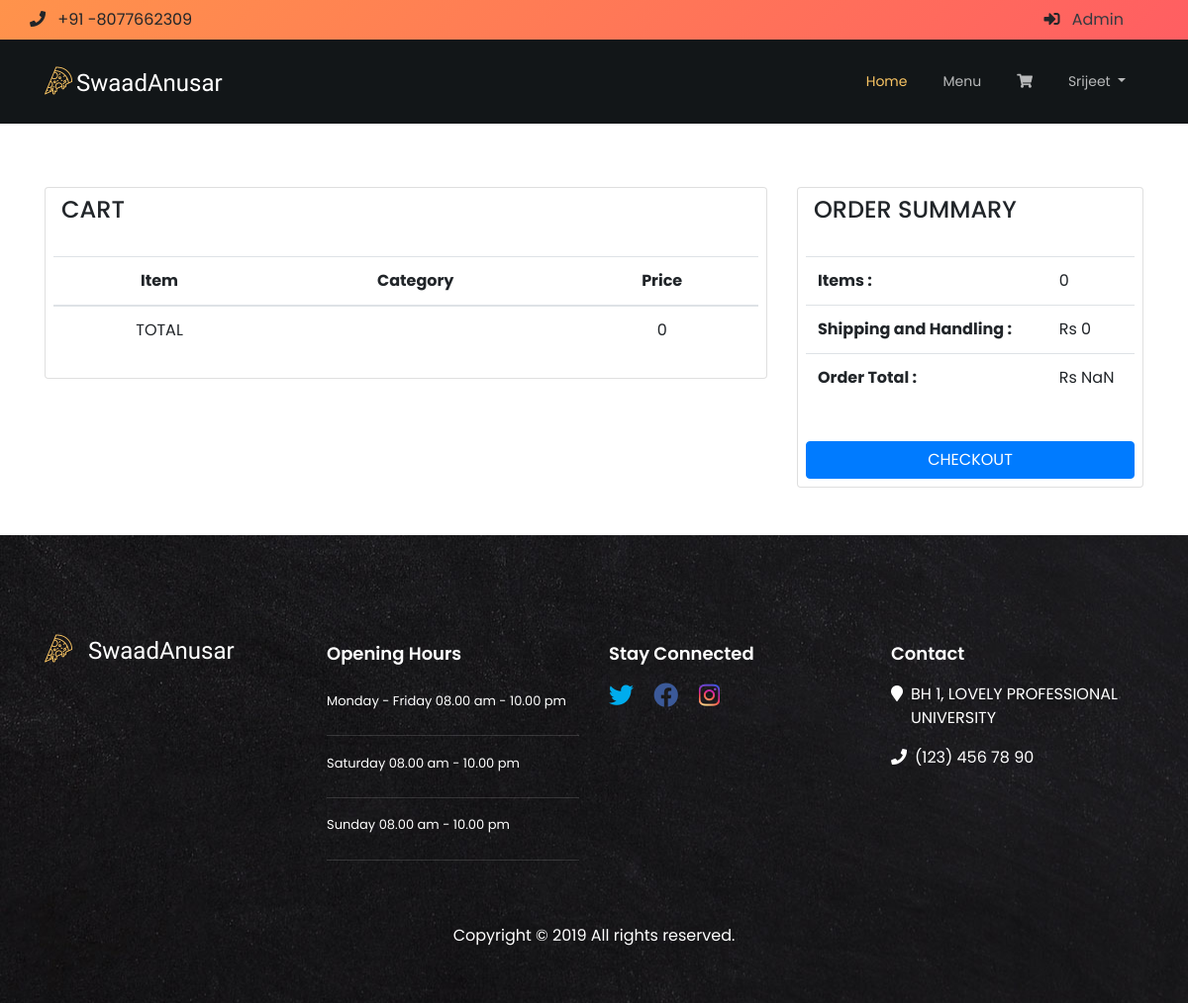
The app's page /Client/checkout.php (signed in), older data.
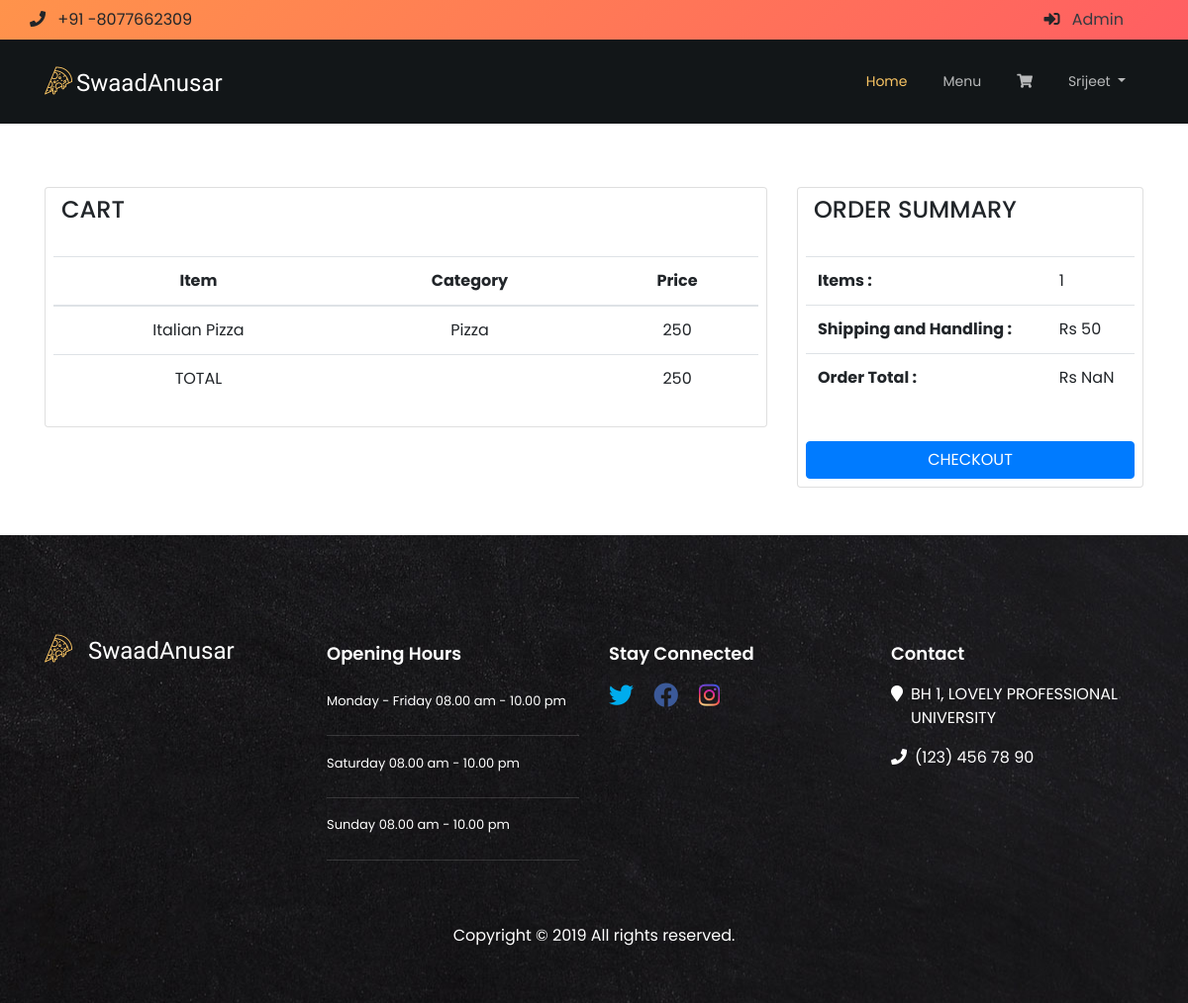
The same page, newer data.
### tables this page shows
CREATE TABLE `orders` (
  `order_id` int(11) NOT NULL,
  `customer_name` varchar(20) NOT NULL,
  `item_name` varchar(200) NOT NULL,
  `item_category` varchar(20) NOT NULL,
  `item_price` int(11) NOT NULL
);

### Client/checkout.php (the view, shortened to what this page needs)
<?php
include('includes/header.php');
include('includes/navbar.php');
?>
<div class="container my-5">
    <div class="row">
        <div class="col-md-8 mt-3">
        <div class="item-order-detals card p-2">
            <h4 class="pl-2">CART</h4>
            <table class="table mt-4 text-center table-hover">
            <thead>
                <tr>
                <th scope="col">Item</th>
                <th scope="col">Category</th>
                <th scope="col">Price</th>
                </tr>
            </thead>
            <tbody>
                <?php
                    $customer_name=$_SESSION['name'];
                    $sql = "SELECT * from orders where customer_name='$customer_name' order by order_id";
                    $result = mysqli_query($connect, $sql);
                    $totalprice=0;
                    while($row = mysqli_fetch_assoc($result))
                    {
                        $totalprice+= $row['item_price'];
                        echo '
                    <tr>
                        <td>'.$row["item_name"].'</td>
                        <td>'.$row["item_category"].'</td>
                        <td>'.$row["item_price"].'</td>
                    </tr>
                    ';
                    }
                    echo '
                    <tr>
                      <td>TOTAL</td>
                      <td></td>
                      <td><span id="price">'.$totalprice.'</span></td>
                    </tr>';
                ?>
            </tbody>
            </table>
        </div>
        </div>
        <div class="col-md-4 mt-3">
        <div class="card p-2">
            <h4 class="pl-2">ORDER SUMMARY</h4>
            <table class="table mt-4">
                <tr>
                    <th>Items :</th>
                    <?php
                    $customer_name=$_SESSION['name'];
                    $sql = "SELECT * from orders where customer_name='$customer_name' ";
                    $result=mysqli_query($connect,$sql);
                    $count=mysqli_num_rows($result);
                    echo '<td>'.$count.'</td></tr>';
                    if($count>=1)
                    {
                    echo '<tr>
                    <th>Shipping and Handling :</th><td>Rs <span id="shipping">50</span></td>';
                    }
                    else {
                    echo '<tr>
                    <th>Shipping and Handling :</th><td>Rs <span id="shipping">0</span></td>';
                    }
                ?>
                </tr>
                <tr>
                    <th>Order Total :</th>
                    <td>Rs <span id="totalcost"></span></td>
                </tr>
            </table>
            <button class="btn btn-primary mt-4">CHECKOUT</button>
        </div>
        </div>
    </div>
</div>
<?php
include('includes/footer.php');
?>

Row changes from the older to the newer data that the page shows:
added orders: item_name "Italian Pizza", item_category "Pizza", item_price "250"
Text that changed along with them:
$totalprice: "0" → "250"
$count: "0" → "1"
text no longer shown: "0"
text now shown: "50"
